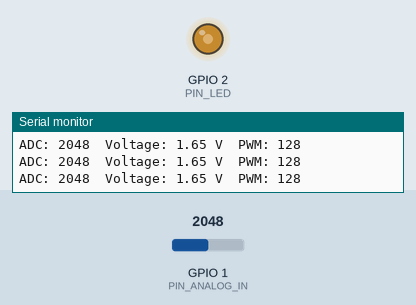
This sketch was run on a simulated ESP32. Shown: output pins drawn as LEDs (lit = HIGH), the last lines printed to the serial monitor. The inputs (shaded band) are chosen by the test bench; at power-on: GPIO 1 (PIN_ANALOG_IN) = 2048.

Above: at 1.2 s.
1.3 s: GPIO 1 (PIN_ANALOG_IN) set to 2866
At 2.1 s:
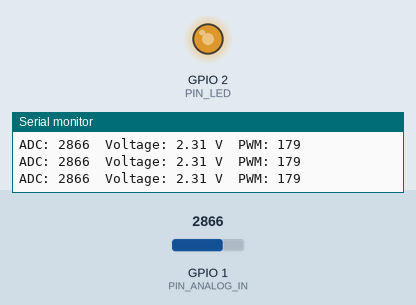
2.9 s: GPIO 1 (PIN_ANALOG_IN) set to 3603
At 3.4 s:
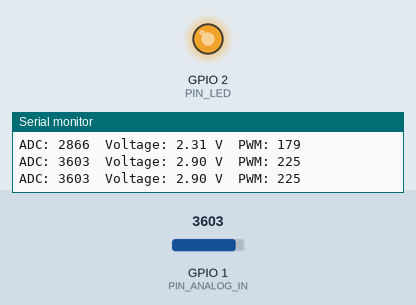
4.5 s: GPIO 1 (PIN_ANALOG_IN) set to 491
At 5.8 s:
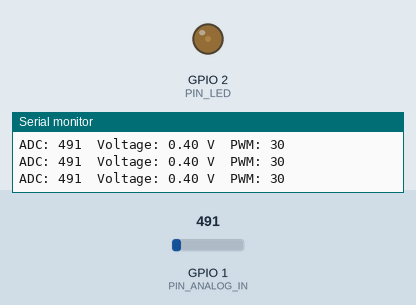
6.1 s: GPIO 1 (PIN_ANALOG_IN) set to 0
At 7.3 s:
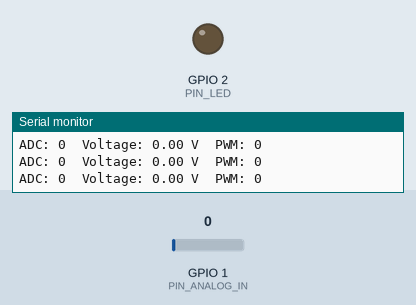
Timing chart, 0 to 8.7 s (numbered marks = the images above; inputs shaded):
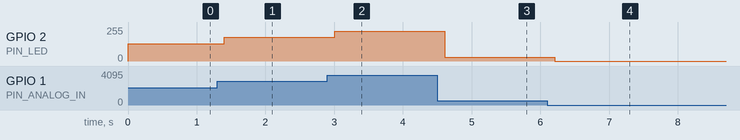

The sketch:

_First_simple_Project.ino
```cpp
#define PIN_LED 2        // GPIO connected to the LED.
#define FRQ 1000         // PWM frequency in Hz.
#define PWM_BIT 8        // 8-bit duty value: 0-255.
#define PIN_ANALOG_IN 1  // ADC-capable GPIO connected to potentiometer wiper.

void setup() {
  Serial.begin(115200);
  ledcAttach(PIN_LED, FRQ, PWM_BIT);
}

void loop() {
  // Assumes the default 12-bit ADC reading: 0-4095.
  int adcVal = analogRead(PIN_ANALOG_IN);
  int pwmValue = adcVal / 16;  // Reduce 12-bit input to 8-bit output.

  // Approximate voltage assuming a 3.3 V full scale; not calibrated.
  double voltage = adcVal / 4095.0 * 3.3;

  ledcWrite(PIN_LED, pwmValue);
  Serial.printf("ADC: %d\tVoltage: %.2f V\tPWM: %d\n", adcVal, voltage, pwmValue);
  delay(200);
}
```

Measured:
- after the input at 1.3 s, GPIO 2 (PIN_LED): 128/255 → 178/255 after 0.10 s
- after the input at 2.9 s, GPIO 2 (PIN_LED): 178/255 → 224/255 after 0.11 s
- after the input at 4.5 s, GPIO 2 (PIN_LED): 224/255 → 30/255 after 0.11 s
- after the input at 6.1 s, GPIO 2 (PIN_LED): 30/255 → 0/255 after 0.11 s
